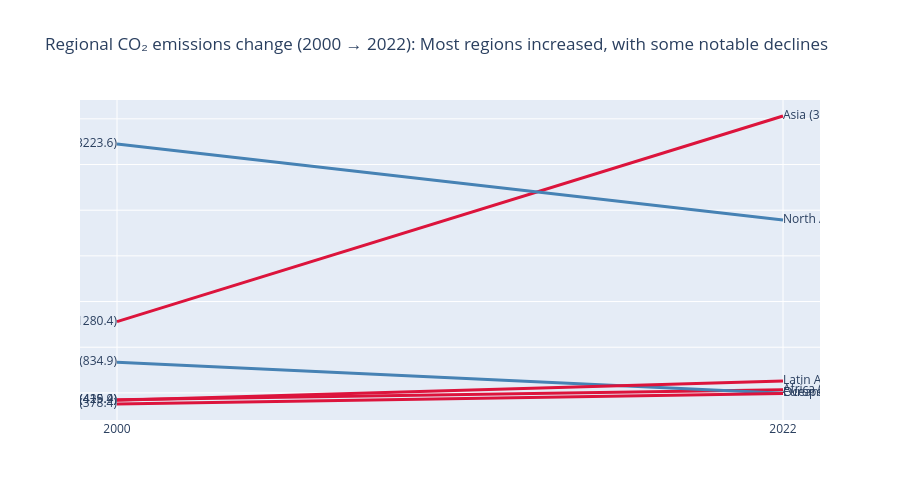

Here is the notebook cell this chart was saved with:
### Code cell
# Task 2 — Slopegraph: regional averages
# YOUR CODE HERE
import plotly.graph_objects as go

fig = go.Figure()

regions = df_slope['Region'].unique()

for region in regions:
    region_df = df_slope[df_slope['Region'] == region].sort_values('Year')
    
    y0 = region_df.iloc[0]['CO2_Mt']  # 2000
    y1 = region_df.iloc[1]['CO2_Mt']  # 2022
    
    color = 'crimson' if y1 > y0 else 'steelblue'
    
    fig.add_trace(go.Scatter(
        x=[2000, 2022],
        y=[y0, y1],
        mode='lines+text',
        line=dict(color=color, width=3),
        showlegend=False,
        text=[f"{region} ({y0:.1f})", f"{region} ({y1:.1f})"],
        textposition=['middle left', 'middle right']
    ))

# layout styling
fig.update_layout(
    title="Regional CO₂ emissions change (2000 → 2022): Most regions increased, with some notable declines",
    height=500,
    xaxis=dict(
        tickvals=[2000, 2022],
        ticktext=['2000', '2022']
    ),
    yaxis=dict(
        showticklabels=False  # remove y-axis labels
    )
)

fig.show()

### Figure 1 — Plotly figure (JSON) as saved in the notebook; plotly's stock layout.template omitted (floating-point values rounded to 4 significant figures)
{"data": [{"line": {"color": "crimson", "width": 3}, "mode": "lines+text", "showlegend": false, "text": ["Africa (425.4)", "Africa (534.4)"], "textposition": ["middle left", "middle right"], "type": "scatter", "x": [2000, 2022], "y": [425.4, 534.4]}, {"line": {"color": "crimson", "width": 3}, "mode": "lines+text", "showlegend": false, "text": ["Asia (1280.4)", "Asia (3531.1)"], "textposition": ["middle left", "middle right"], "type": "scatter", "x": [2000, 2022], "y": [1280.0, 3531.0]}, {"line": {"color": "steelblue", "width": 3}, "mode": "lines+text", "showlegend": false, "text": ["Europe (834.9)", "Europe (496.5)"], "textposition": ["middle left", "middle right"], "type": "scatter", "x": [2000, 2022], "y": [834.9, 496.5]}, {"line": {"color": "crimson", "width": 3}, "mode": "lines+text", "showlegend": false, "text": ["Latin America (419.9)", "Latin America (629.1)"], "textposition": ["middle left", "middle right"], "type": "scatter", "x": [2000, 2022], "y": [419.9, 629.1]}, {"line": {"color": "steelblue", "width": 3}, "mode": "lines+text", "showlegend": false, "text": ["North America (3223.6)", "North America (2393.8)"], "textposition": ["middle left", "middle right"], "type": "scatter", "x": [2000, 2022], "y": [3224.0, 2394.0]}, {"line": {"color": "crimson", "width": 3}, "mode": "lines+text", "showlegend": false, "text": ["Oceania (378.4)", "Oceania (493.7)"], "textposition": ["middle left", "middle right"], "type": "scatter", "x": [2000, 2022], "y": [378.4, 493.7]}], "layout": {"height": 500, "title": {"text": "Regional CO₂ emissions change (2000 → 2022): Most regions increased, with some notable declines"}, "xaxis": {"ticktext": ["2000", "2022"], "tickvals": [2000, 2022]}, "yaxis": {"showticklabels": false}}}
